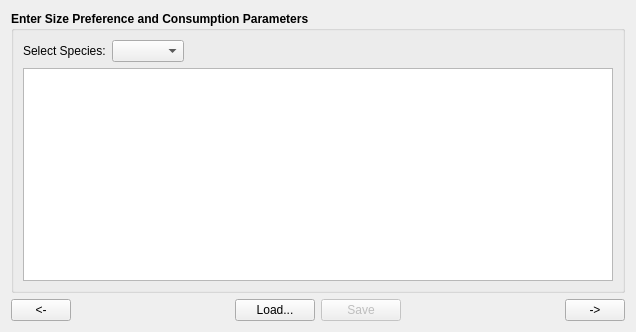
<?xml version="1.0" encoding="UTF-8"?>
<ui version="4.0">
 <class>MSVPA_Tab7</class>
 <widget class="QWidget" name="MSVPA_Tab7">
  <property name="geometry">
   <rect>
    <x>0</x>
    <y>0</y>
    <width>636</width>
    <height>332</height>
   </rect>
  </property>
  <property name="windowTitle">
   <string>Form</string>
  </property>
  <layout class="QVBoxLayout" name="verticalLayout">
   <item>
    <widget class="QGroupBox" name="MSVPA_Tab7_SizePrefsConsParamsGB">
     <property name="font">
      <font>
       <weight>75</weight>
       <bold>true</bold>
      </font>
     </property>
     <property name="title">
      <string>Enter Size Preference and Consumption Parameters</string>
     </property>
     <layout class="QVBoxLayout" name="verticalLayout_2">
      <item>
       <layout class="QHBoxLayout" name="horizontalLayout_35">
        <item>
         <widget class="QLabel" name="label_14">
          <property name="font">
           <font>
            <weight>50</weight>
            <bold>false</bold>
           </font>
          </property>
          <property name="text">
           <string>Select Species:</string>
          </property>
         </widget>
        </item>
        <item>
         <widget class="QComboBox" name="MSVPA_Tab7_SpeciesCMB">
          <property name="font">
           <font>
            <weight>50</weight>
            <bold>false</bold>
           </font>
          </property>
         </widget>
        </item>
        <item>
         <spacer name="horizontalSpacer_31">
          <property name="orientation">
           <enum>Qt::Horizontal</enum>
          </property>
          <property name="sizeHint" stdset="0">
           <size>
            <width>40</width>
            <height>20</height>
           </size>
          </property>
         </spacer>
        </item>
       </layout>
      </item>
      <item>
       <widget class="QTableView" name="MSVPA_Tab7_SizePrefsTV">
        <property name="font">
         <font>
          <weight>50</weight>
          <bold>false</bold>
         </font>
        </property>
       </widget>
      </item>
     </layout>
    </widget>
   </item>
   <item>
    <layout class="QHBoxLayout" name="horizontalLayout_36">
     <item>
      <widget class="QPushButton" name="MSVPA_Tab7_PrevPB">
       <property name="sizePolicy">
        <sizepolicy hsizetype="Fixed" vsizetype="Fixed">
         <horstretch>0</horstretch>
         <verstretch>0</verstretch>
        </sizepolicy>
       </property>
       <property name="minimumSize">
        <size>
         <width>60</width>
         <height>0</height>
        </size>
       </property>
       <property name="maximumSize">
        <size>
         <width>60</width>
         <height>16777215</height>
        </size>
       </property>
       <property name="toolTip">
        <string>Go to previous tab page</string>
       </property>
       <property name="statusTip">
        <string>Go to previous tab page</string>
       </property>
       <property name="text">
        <string>&lt;-</string>
       </property>
      </widget>
     </item>
     <item>
      <spacer name="horizontalSpacer_32">
       <property name="orientation">
        <enum>Qt::Horizontal</enum>
       </property>
       <property name="sizeHint" stdset="0">
        <size>
         <width>40</width>
         <height>20</height>
        </size>
       </property>
      </spacer>
     </item>
     <item>
      <widget class="QPushButton" name="MSVPA_Tab7_LoadPB">
       <property name="toolTip">
        <string>Load from CSV file</string>
       </property>
       <property name="statusTip">
        <string>Load from CSV file</string>
       </property>
       <property name="text">
        <string>Load...</string>
       </property>
      </widget>
     </item>
     <item>
      <widget class="QPushButton" name="MSVPA_Tab7_SavePB">
       <property name="enabled">
        <bool>false</bool>
       </property>
       <property name="toolTip">
        <string>Save Evac Rate and Size Pref Alpha,Beta to CSV file and database</string>
       </property>
       <property name="statusTip">
        <string>Save Evac Rate and Size Pref Alpha,Beta to CSV file and database</string>
       </property>
       <property name="text">
        <string>Save</string>
       </property>
      </widget>
     </item>
     <item>
      <spacer name="verticalSpacer_22">
       <property name="orientation">
        <enum>Qt::Horizontal</enum>
       </property>
       <property name="sizeType">
        <enum>QSizePolicy::Expanding</enum>
       </property>
       <property name="sizeHint" stdset="0">
        <size>
         <width>48</width>
         <height>20</height>
        </size>
       </property>
      </spacer>
     </item>
     <item>
      <widget class="QPushButton" name="MSVPA_Tab7_NextPB">
       <property name="sizePolicy">
        <sizepolicy hsizetype="Fixed" vsizetype="Fixed">
         <horstretch>0</horstretch>
         <verstretch>0</verstretch>
        </sizepolicy>
       </property>
       <property name="minimumSize">
        <size>
         <width>60</width>
         <height>0</height>
        </size>
       </property>
       <property name="maximumSize">
        <size>
         <width>60</width>
         <height>16777215</height>
        </size>
       </property>
       <property name="toolTip">
        <string>Go to next tab page</string>
       </property>
       <property name="statusTip">
        <string>Go to next tab page</string>
       </property>
       <property name="text">
        <string>-&gt;</string>
       </property>
      </widget>
     </item>
    </layout>
   </item>
  </layout>
 </widget>
 <resources/>
 <connections/>
</ui>
